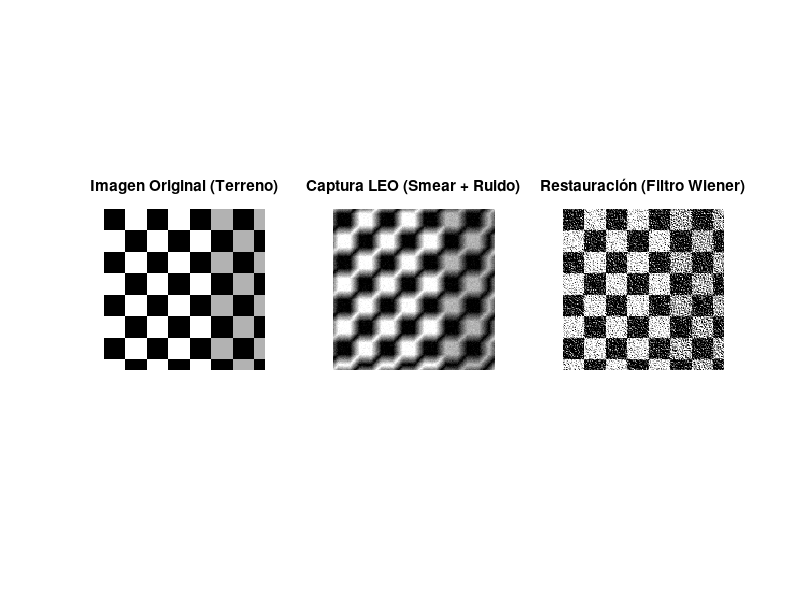

This figure's MATLAB source:
% Simulación y corrección de efecto "Smear" en cargas útiles LEO
clear; clc; close all;

% 1. Generar una imagen de prueba (Patrón de tablero para simular alto contraste costero/urbano)
I_original = checkerboard(20, 5, 5);
I_original = I_original(1:150, 1:150); % Recortar

% 2. Simular el "Smear" (borrosidad por movimiento orbital)
% Satélite moviéndose rápido en una dirección durante el tiempo de integración
longitud_movimiento = 15; % Píxeles de arrastre
angulo_orbita = 45; % Ángulo de la trayectoria respecto al sensor
psf_movimiento = fspecial('motion', longitud_movimiento, angulo_orbita);

I_borrosa = imfilter(I_original, psf_movimiento, 'conv', 'circular');
I_ruidosa = imnoise(I_borrosa, 'gaussian', 0, 0.001); % Añadir ruido del sensor

% 3. Restauración de imagen (Filtro de Wiener)
ruido_estimado = 0.001;
I_restaurada = deconvwnr(I_ruidosa, psf_movimiento, ruido_estimado);

% 4. Visualización
figure('Name', 'Telemetría Óptica - Deconvolución', 'Color', 'w', 'Position', [100 100 900 300]);
subplot(1,3,1); imshow(I_original); title('Imagen Original (Terreno)');
subplot(1,3,2); imshow(I_ruidosa); title('Captura LEO (Smear + Ruido)');
subplot(1,3,3); imshow(I_restaurada); title('Restauración (Filtro Wiener)');
